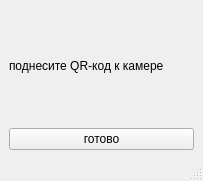
<?xml version="1.0" encoding="UTF-8"?>
<ui version="4.0">
 <class>MainWindow</class>
 <widget class="QMainWindow" name="MainWindow">
  <property name="geometry">
   <rect>
    <x>0</x>
    <y>0</y>
    <width>203</width>
    <height>181</height>
   </rect>
  </property>
  <property name="windowTitle">
   <string>MainWindow</string>
  </property>
  <widget class="QWidget" name="centralwidget">
   <layout class="QVBoxLayout" name="verticalLayout">
    <item>
     <widget class="QLabel" name="label">
      <property name="text">
       <string>поднесите QR-код к камере</string>
      </property>
     </widget>
    </item>
    <item>
     <widget class="QPushButton" name="pushButton">
      <property name="text">
       <string>готово</string>
      </property>
     </widget>
    </item>
   </layout>
  </widget>
  <widget class="QMenuBar" name="menubar">
   <property name="geometry">
    <rect>
     <x>0</x>
     <y>0</y>
     <width>203</width>
     <height>18</height>
    </rect>
   </property>
  </widget>
  <widget class="QStatusBar" name="statusbar"/>
 </widget>
 <resources/>
 <connections/>
</ui>
